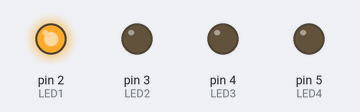
The sketch below on a simulated Arduino Uno, built with avr-gcc and run on an emulated ATmega328P. Shown: output pins drawn as LEDs (lit = HIGH).

Above: at 0.5 s.
At 1.5 s:
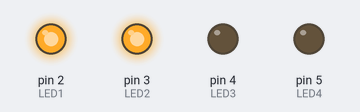
At 2.5 s:
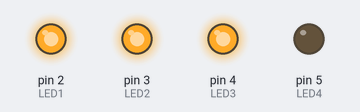
At 3.5 s:
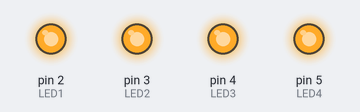
Timing chart, 0 to 4.6 s (numbered marks = the images above):
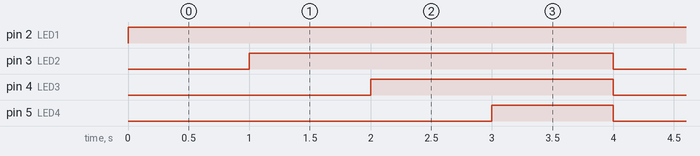

The sketch:

practica_codificando_2.ino
```cpp
#include "funciones.h"
void setup() {
  configuracion();
}

void loop() {
  espera();
  secuencia();
}
```

funciones.cpp
```cpp
#include "funciones.h"
bool flag = false;
void configuracion(){
  Serial.begin(BAUDRATE);
  pinMode(LED1, OUTPUT);
  pinMode(LED2, OUTPUT);
  pinMode(LED3, OUTPUT);
  pinMode(LED4, OUTPUT);
  pinMode(BTN, INPUT);
  digitalWrite(LED1, false);
  digitalWrite(LED2, false);
  digitalWrite(LED3, false);
  digitalWrite(LED4, false);
}

void espera(){
  if(BTN){
    flag = true;
  }
}

void secuencia(){
  if (flag){
    flag = false;
  }
  digitalWrite(LED1, true);
  delay(DELAY);
  digitalWrite(LED2, true);
  delay(DELAY);
  digitalWrite(LED3, true);
  delay(DELAY);
  digitalWrite(LED4, true);
  delay(DELAY);

  digitalWrite(LED1, false);
  digitalWrite(LED2, false);
  digitalWrite(LED3, false);
  digitalWrite(LED4, false);


}
```

funciones.h
```cpp
#ifndef FUNCIONES_H
#define FUNCIONES_H

#include <Arduino.h>
#define DELAY 1000
#define LED1 2
#define LED2 3
#define LED3 4
#define LED4 5
#define BTN 6
#define BAUDRATE 9600


void configuracion();
void espera();
void secuencia();

#endif
```

Measured:
- by itself, pin 2 (LED1): LOW → HIGH at 0.00 s
- by itself, pin 3 (LED2): alternates HIGH for 3.0 s and LOW for 1.0 s
- by itself, pin 4 (LED3): alternates HIGH for 2.0 s and LOW for 2.0 s
- by itself, pin 5 (LED4): alternates HIGH for 1.0 s and LOW for 3.0 s
